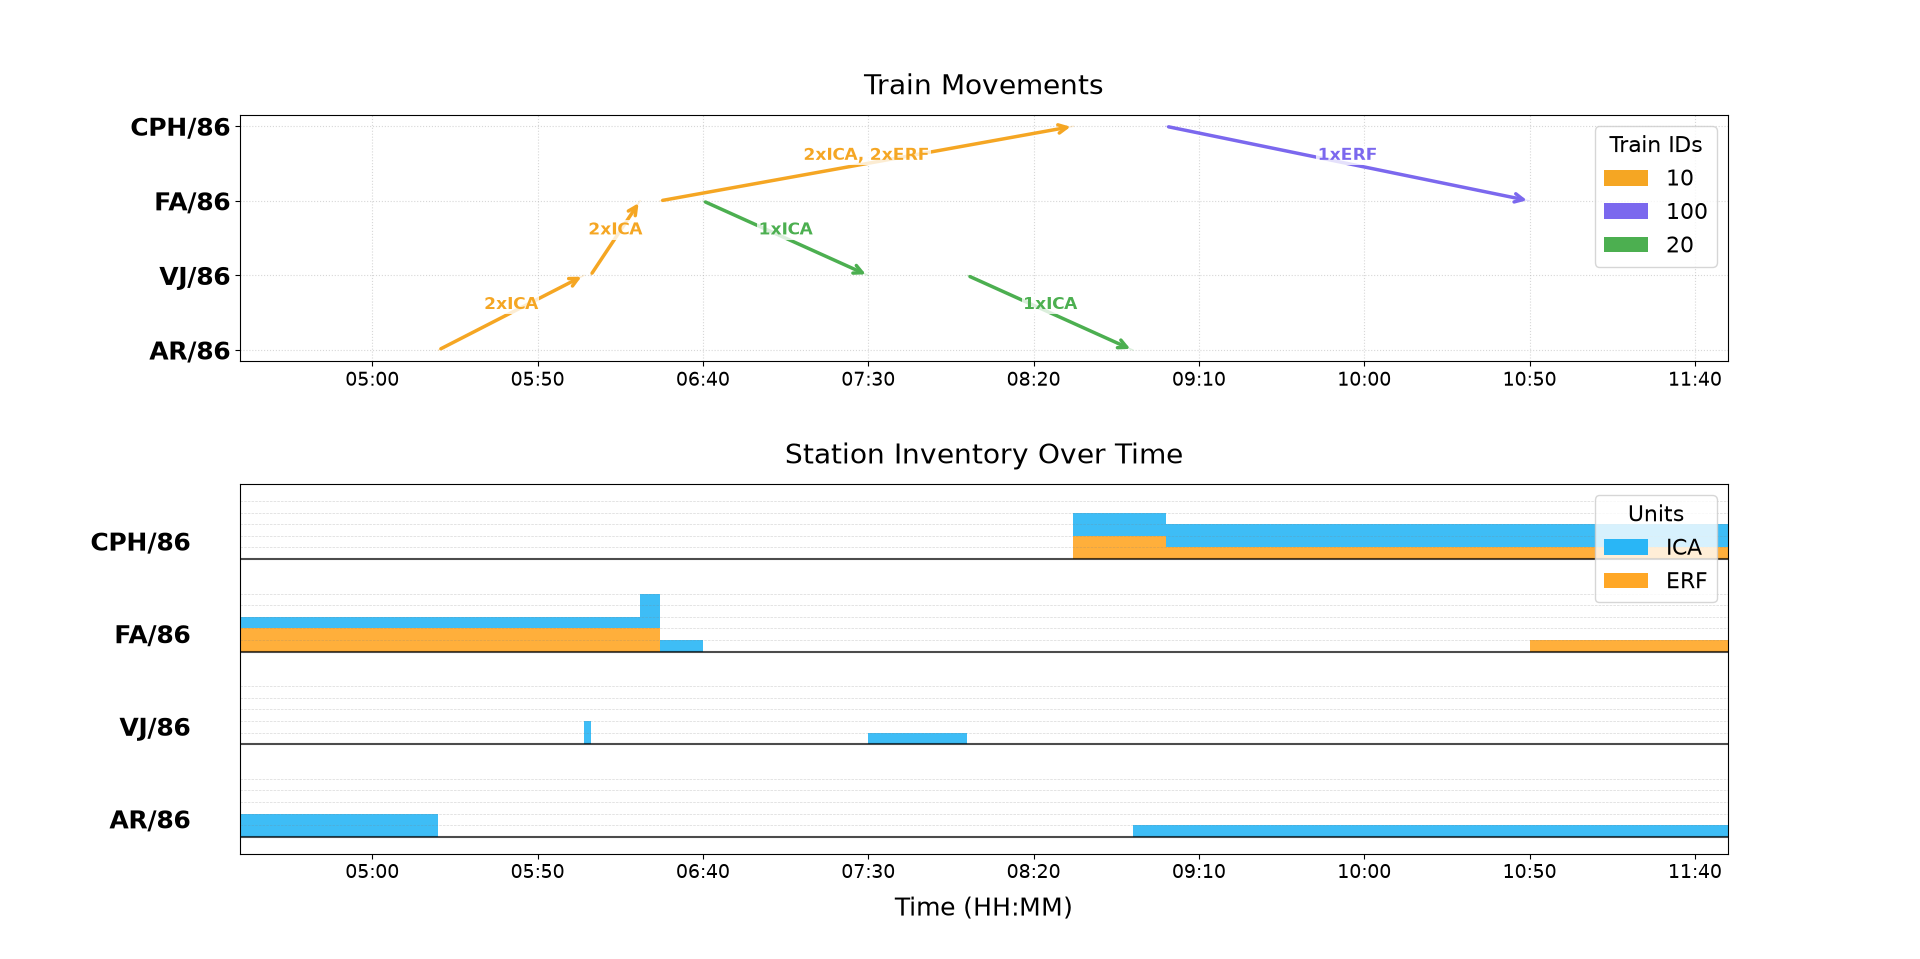

Write the Python code that produced this figure.
import matplotlib.pyplot as plt
import matplotlib.ticker as ticker
import numpy as np
from matplotlib.patches import Patch

# ===========================================================================
# CONFIGURATION & STYLING - UPDATED FONT SIZES
# ===========================================================================
FS_TITLE = 20    # Main titles
FS_LABEL = 18    # Axis labels (Time, Station names)
FS_TICK = 14     # HH:MM and Y-axis tick values
FS_LEGEND = 16   # Legend text and legend titles
FS_ANNOT = 12    # Text on the arrows (Compositions)

TRAIN_COLORS = {
    "10": "#F5A623", "100": "#7B68EE", "20": "#4CAF50", "200": "#E57373"
}

UNIT_COLORS = {
    "ICA": "#29B6F6", # Blue
    "ERF": "#FFA726"  # Orange
}

def format_minutes(total_minutes, _=None):
    h, m = divmod(int(total_minutes) % 1440, 60)
    return f"{h:02d}:{m:02d}"

# ===========================================================================
# DATA & PARSING
# ===========================================================================
def get_example_data():
    stations = ["AR/86", "VJ/86", "FA/86", "CPH/86"]
    trips = [
        {"TrainId": "10", "From": "AR/86", "To": "VJ/86", "Dep": 320, "Arr": 364, "Dem": 153, "Comp": "2xICA"},
        {"TrainId": "10", "From": "VJ/86", "To": "FA/86", "Dep": 366, "Arr": 381, "Dem": 203, "Comp": "2xICA"},
        {"TrainId": "10", "From": "FA/86", "To": "CPH/86", "Dep": 387, "Arr": 512, "Dem": 614, "Comp": "2xICA, 2xERF"},
        {"TrainId": "100", "From": "CPH/86", "To": "FA/86", "Dep": 540, "Arr": 650, "Dem": 141, "Comp": "1xERF"},
        {"TrainId": "20", "From": "FA/86", "To": "VJ/86", "Dep": 400, "Arr": 450, "Dem": 80, "Comp": "1xICA"},
        {"TrainId": "20", "From": "VJ/86", "To": "AR/86", "Dep": 480, "Arr": 530, "Dem": 50, "Comp": "1xICA"},
    ]
    initial_inv = {
        "AR/86":  {"ICA": 2, "ERF": 0},
        "VJ/86":  {"ICA": 0, "ERF": 0},
        "FA/86":  {"ICA": 1, "ERF": 2},
        "CPH/86": {"ICA": 0, "ERF": 0},
    }
    return stations, trips, initial_inv

def parse_comp(comp_str):
    parts = comp_str.split(",")
    res = {"ICA": 0, "ERF": 0}
    for p in parts:
        p = p.strip()
        if 'x' in p:
            count, kind = p.split('x')
            res[kind.strip()] = int(count)
    return res

# ===========================================================================
# PLOTTING
# ===========================================================================
def build_diagram():
    stations, trips, initial_inv = get_example_data()
    
    min_t = min(t["Dep"] for t in trips) - 60
    max_t = max(t["Arr"] for t in trips) + 60
    
    st_events = {s: [] for s in stations}
    for t in trips:
        counts = parse_comp(t["Comp"])
        st_events[t["From"]].append((t["Dep"], -counts["ICA"], -counts["ERF"]))
        st_events[t["To"]].append((t["Arr"], counts["ICA"], counts["ERF"]))

    fig, (ax1, ax2) = plt.subplots(2, 1, figsize=(14, 14), 
                                   gridspec_kw={'height_ratios': [1, 1.5], 'hspace': 0.4})

    # --- TOP PLOT: TIME-SPACE ---
    y_map = {stat: i for i, stat in enumerate(stations)}
    ax1.set_yticks(range(len(stations)))
    ax1.set_yticklabels(stations, fontweight='bold', fontsize=FS_LABEL)
    
    for t in trips:
        color = TRAIN_COLORS.get(t["TrainId"], "#333333")
        y0, y1 = y_map[t["From"]], y_map[t["To"]]
        t0, t1 = t["Dep"], t["Arr"]
        
        ax1.plot([t0, t1], [y0, y1], color=color, alpha=0.2, lw=1)
        ax1.annotate("", xy=(t1, y1), xytext=(t0, y0),
                     arrowprops=dict(arrowstyle="->", color=color, lw=2.5, mutation_scale=15))
        
        mid_t, mid_y = (t0 + t1) / 2, (y0 + y1) / 2
        ax1.text(mid_t, mid_y + 0.05, f"{t['Comp']}", color=color, 
                 fontsize=FS_ANNOT, ha='center', fontweight='bold', 
                 bbox=dict(facecolor='white', alpha=0.8, edgecolor='none', pad=1))

    ax1.set_title("Train Movements", fontsize=FS_TITLE, pad=15)
    ax1.set_xlim(min_t, max_t)
    ax1.xaxis.set_major_formatter(ticker.FuncFormatter(format_minutes))
    ax1.tick_params(axis='x', labelsize=FS_TICK)
    ax1.grid(True, linestyle=':', alpha=0.5)

    # --- BOTTOM PLOT: STACKED INVENTORY ---
    offset_step = 8 
    
    for i, stat in enumerate(stations):
        base_y = i * offset_step
        events = sorted(st_events[stat])
        
        for h in range(1, 6):
            ax2.axhline(base_y + h, color='gray', linestyle='--', linewidth=0.5, alpha=0.3)
        
        times = [min_t]
        ica_levels = [initial_inv[stat]["ICA"]]
        erf_levels = [initial_inv[stat]["ERF"]]
        c_ica, c_erf = initial_inv[stat]["ICA"], initial_inv[stat]["ERF"]
        
        for etime, dica, derf in events:
            times.extend([etime, etime])
            ica_levels.extend([c_ica, c_ica + dica])
            erf_levels.extend([c_erf, c_erf + derf])
            c_ica += dica
            c_erf += derf
            
        times.append(max_t)
        ica_levels.append(c_ica)
        erf_levels.append(c_erf)
        
        times = np.array(times)
        ica_levels = np.array(ica_levels)
        erf_levels = np.array(erf_levels)
        
        ax2.fill_between(times, base_y, base_y + erf_levels, 
                         step='post', color=UNIT_COLORS["ERF"], 
                         alpha=0.9, edgecolor='none', linewidth=0,
                         label="ERF" if i==0 else "")
        
        ax2.fill_between(times, base_y + erf_levels, base_y + erf_levels + ica_levels, 
                         step='post', color=UNIT_COLORS["ICA"], 
                         alpha=0.9, edgecolor='none', linewidth=0,
                         label="ICA" if i==0 else "")
        
        ax2.axhline(base_y, color='black', lw=1.5, alpha=0.7)
        # Station text labels on the left
        ax2.text(min_t - 15, base_y + 0.2, stat, fontweight='bold', 
                 ha='right', va='bottom', fontsize=FS_LABEL)

    ax2.set_title("Station Inventory Over Time", fontsize=FS_TITLE, pad=15)
    ax2.set_xlim(min_t, max_t)
    ax2.set_xlabel("Time (HH:MM)", fontsize=FS_LABEL, labelpad=10)
    ax2.set_yticks([]) 
    ax2.xaxis.set_major_formatter(ticker.FuncFormatter(format_minutes))
    ax2.tick_params(axis='x', labelsize=FS_TICK)
    
    # Legends with updated font sizes
    unit_handles = [Patch(facecolor=UNIT_COLORS["ICA"], label='ICA'),
                    Patch(facecolor=UNIT_COLORS["ERF"], label='ERF')]
    ax2.legend(handles=unit_handles, loc='upper right', title="Units", 
               fontsize=FS_LEGEND, title_fontsize=FS_LEGEND)

    active_trains = sorted(list(set(t["TrainId"] for t in trips)))
    train_handles = [Patch(facecolor=TRAIN_COLORS[tid], label=f"{tid}") for tid in active_trains]
    ax1.legend(handles=train_handles, title="Train IDs", loc="upper right", 
               fontsize=FS_LEGEND, title_fontsize=FS_LEGEND)

    plt.tight_layout()
    plt.show()

if __name__ == "__main__":
    build_diagram()
